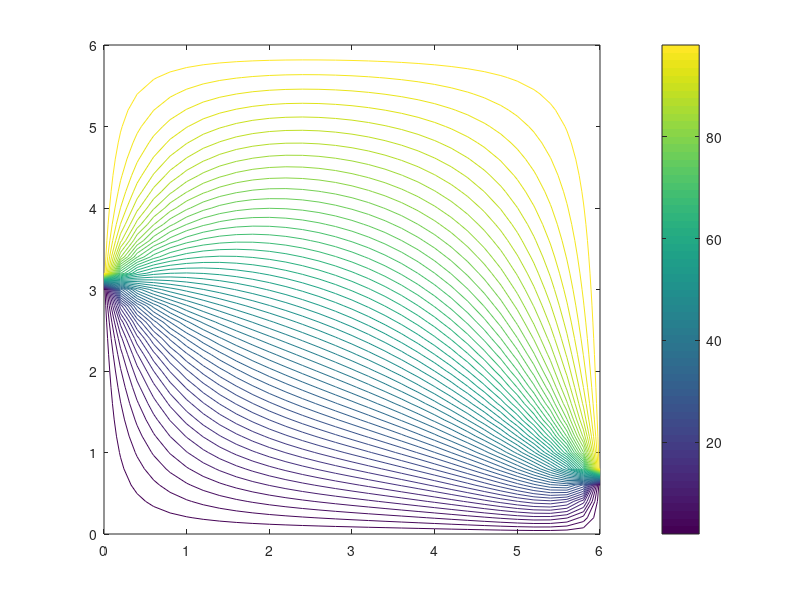

Here is the MATLAB script that generated this plot:
%*******************************Guas sydel p to p******************
close all
clear all
clc
% by Mehrdad Baba Hosein Pour
% beyond sky! 
% inlet & outlet profile : AX^2+BX+C 
ha=1;
k=1;
w(1:30,1:30,1)=0;

% A*x^3+B*x^2+C*x+0==0 stream function form

while ha>=0.01
    
    %initialization
for y=3.4:0.2:5.6
w(17:28,1,k:k+1)=1.5019*y^3-5.4007*y^2+1*y+0; %INLET
end   
for y=1:0.2:3.2
w(5:16,31,k:k+1)=4.7514*y^3-5.7514*y^2+1*y+0; %OUTLET
end

w(1:16,1,k:k+1)=0; %left
w(29:31,1,k:k+1)=100;%left
w(1:4,31,k:k+1)=0; %right
w(17:31,31,k:k+1)=100; %right
w(1,1:31,k:k+1)=0; %down
w(31,1:31,k:k+1)=100; %up

error=0;

 %solver
for j=2:30
for i=2:30
w(j,i,k+1)=0.25*(w(j,i+1,k)+w(j,i-1,k+1)+w(j+1,i,k)+w(j-1,i,k+1));
error=abs(w(j,i,k+1)-w(j,i,k))+error;
end
end
ha=error;
k=k+1;
end
IN=k
contour(0:0.2:6,0:0.2:6,w(:,:,k),50)
colorbar